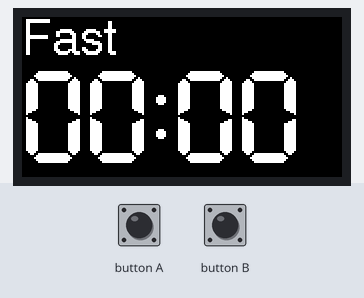
The sketch below on a simulated ESP32. Parts: 160×80 colour display. The inputs (shaded band) are chosen by the test bench.

Above: at 1.3 s.
1.4 s: button A pressed for 0.15 s
At 3.2 s:
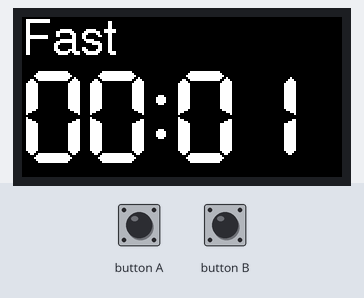
4.5 s: button B pressed for 0.15 s
At 5.2 s:
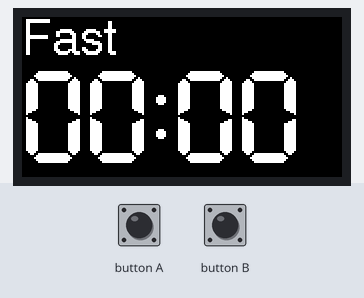
6.1 s: button A pressed for 1 s
At 8.9 s:
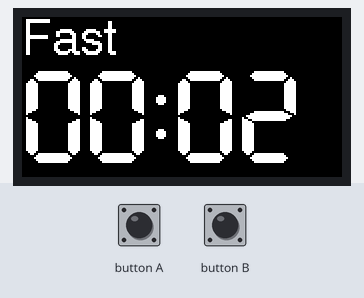
Timing chart, 0 to 10.4 s (numbered marks = the images above; inputs shaded):
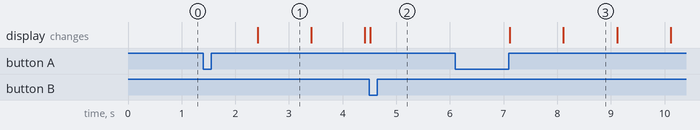

Measured:
- after the input at 1.4 s, the display: changes after 1.0 s (image 1)
- after the input at 4.5 s, the display: changes at once (image 2)
- after the input at 6.1 s, the display: first changes after 1.0 s (image 3 shows a later state)
- what the display in image 1 shows lasts 1.0 s, from 2.4 s to 3.4 s

The sketch:

walking_timer.ino
```cpp
#include <M5StickC.h>
#include <Ticker.h>

// put your own walking interval.
static const uint32_t walking_interval = 3;

// type definitions
enum WalkingMode {
  Fast,
  Slow
};
struct WalkingStatus {
  uint32_t minutes;
  uint32_t seconds;
  WalkingMode mode;
};

// static variables
static const uint32_t tick_interval_ms = 10;
static Ticker ticker;
static uint32_t elapsed_ms = 0;
static uint32_t elapsed_sec = 0;
static bool has_started = false;
static WalkingStatus walking_status;

void reset_status() {
  elapsed_ms = 0;
  elapsed_sec = 0;
  update_status();
}

void update_status() {
  uint32_t tmp_m = (elapsed_sec / 60);
  walking_status.minutes = tmp_m % walking_interval;
  walking_status.seconds = elapsed_sec % 60;
  walking_status.mode = ((tmp_m / walking_interval) % 2 == 0) ? Fast : Slow;
}

void tick() {
  elapsed_ms += tick_interval_ms;
  if (elapsed_ms >= 1000) {
    elapsed_ms -= 1000;
    elapsed_sec += 1;
    update_status();
    print_status();
  }
}

void print_status() {
  M5.Lcd.setCursor(0, 0);
  M5.Lcd.setTextFont(4);
  if (walking_status.mode == Fast) {
    M5.Lcd.println("Fast  ");  // workaround for afterimage
  } else {
    M5.Lcd.println("Slow  ");
  }
  M5.Lcd.setTextFont(7);
  M5.Lcd.printf("%02d:%02d", walking_status.minutes, walking_status.seconds);
}

void setup() {
  M5.begin();
  setCpuFrequencyMhz(10);
  M5.Lcd.setRotation(1);
  print_status();
}

void loop() {
  M5.update();
  if (M5.BtnA.wasPressed()) {
    if (!has_started) {
      ticker.attach_ms(tick_interval_ms, tick);
      has_started = true;
    } else {
      ticker.detach();
      has_started = false;
    }
  }
  if (M5.BtnB.wasPressed()) {
    ticker.detach();
    has_started = false;
    reset_status();
    print_status();
  }
}
```
